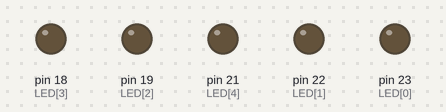
Bench run of a sketch on a simulated Arduino Mega 2560, built with avr-gcc and run on an emulated ATmega2560. Parts: output pins drawn as LEDs (lit = HIGH).

Above: at 2.5 s.
At 5.5 s:
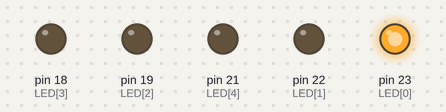
At 6.5 s:
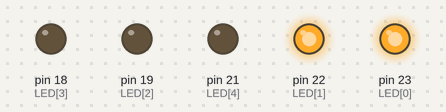
At 7.5 s:
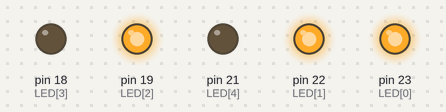
At 8.5 s:
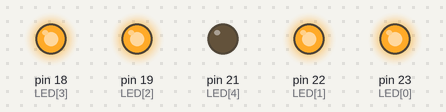
At 11.5 s:
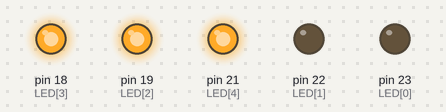
Timing chart, 0 to 13.0 s (numbered marks = the images above):
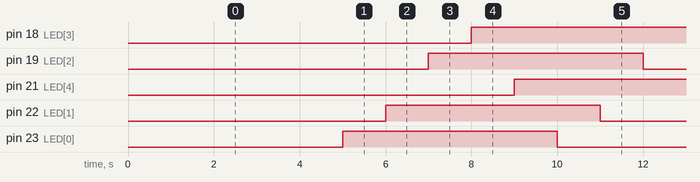

Measured:
- by itself, pin 18 (LED[3]), pin 19 (LED[2]), pin 21 (LED[4]), pin 22 (LED[1]), pin 23 (LED[0]): alternates HIGH for 5.0 s and LOW for 5.0 s
- by itself, everything shown: repeats every 10.0 s, in 10 steps

The sketch:

LED_test.ino
```cpp
int LED[5] = {23,22,19,18,21};
int Sensor[5] = {36,39,34,35,32};

void setup() {
   for(int i = 0; i <= 4 ;i++){
    pinMode(LED[i], OUTPUT);
  }
}

void loop() {
  for(int j = 0; j <= 4; j++){
    digitalWrite(LED[j], LOW);
    delay(1000);
  }
  for(int k = 0; k <= 4; k++){
    digitalWrite(LED[k], HIGH);
    delay(1000);
  }
}
```
